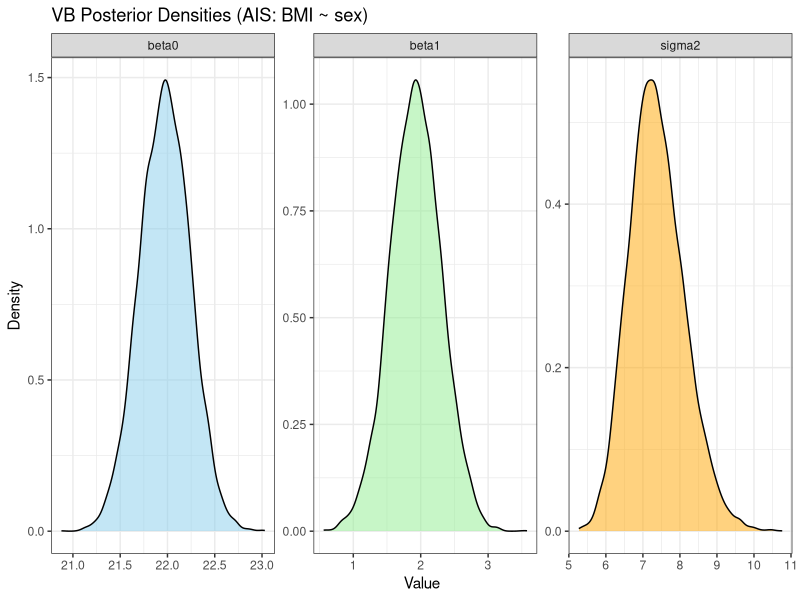

This figure's R source:
rm(list=ls())

# Libraries
library(sn)       # AIS dataset
library(MASS)     # mvrnorm
library(ggplot2)
library(dplyr)

# Prepare data
data(ais)
ais$sex_num <- ifelse(ais$sex == "male", 1, 0) # 0=female, 1=male

y <- as.matrix(ais$BMI)          # N x 1
N <- nrow(y)
X <- as.matrix(cbind(1, ais$sex_num))  # intercept + sex
d <- ncol(X)

# Prior parameters
tau2 <- 100
a0 <- 0.1
b0 <- 0.1

# Initialize variational parameters
mu <- matrix(0, nrow=d, ncol=1)         # d x 1
Lambda <- diag(1/tau2, d)               # d x d (precision)
a_tilde <- a0 + N/2
b_tilde <- b0 + 0.5 * sum((y - X %*% mu)^2)

# CAVI updates
max_iter <- 1000
tol <- 1e-6

for(iter in 1:max_iter){
  
  # Ensure scalar
  scal <- as.numeric(a_tilde / b_tilde)
  
  # Update q(beta)
  Lambda_new <- scal * t(X) %*% X + diag(1/tau2, d)
  mu_new <- solve(Lambda_new) %*% (scal * t(X) %*% y)
  
  # Update q(sigma^2)
  quad <- t(y - X %*% mu_new) %*% (y - X %*% mu_new)    # 1x1 matrix
  trace_term <- sum(diag(X %*% solve(Lambda_new) %*% t(X)))
  b_tilde_new <- b0 + 0.5 * (as.numeric(quad) + trace_term)
  
  # Convergence check
  if(max(abs(mu - mu_new)) < tol && max(abs(diag(Lambda - Lambda_new))) < tol && abs(b_tilde - b_tilde_new) < tol){
    mu <- mu_new
    Lambda <- Lambda_new
    b_tilde <- b_tilde_new
    break
  }
  
  # Update
  mu <- mu_new
  Lambda <- Lambda_new
  b_tilde <- b_tilde_new
}

# Posterior covariance of beta
Sigma_beta <- solve(Lambda)   # covariance matrix
sd_beta <- sqrt(diag(Sigma_beta))

# Posterior mean and variance for sigma^2 (if defined)
mean_sigma2 <- if(a_tilde > 1) b_tilde / (a_tilde - 1) else NA
var_sigma2  <- if(a_tilde > 2) (b_tilde^2) / ((a_tilde - 1)^2 * (a_tilde - 2)) else NA

# Print results
cat("Variational posterior of beta (Normal):\n")
cat("Mean (mu):\n"); print(as.vector(mu))
cat("\nCovariance (Sigma_beta):\n"); print(Sigma_beta)
cat("\nStandard deviations (sd_beta):\n"); print(sd_beta)

cat("\nVariational posterior of sigma^2 (Inverse-Gamma):\n")
cat("a_tilde =", a_tilde, "\n")
cat("b_tilde =", b_tilde, "\n")
cat("E[sigma^2] =", mean_sigma2, "\n")
cat("Var[sigma^2] =", var_sigma2, "\n")



# Posterior samples of betas and sigma2
nsamp <- 10000
beta_samples <- mvrnorm(nsamp, mu = as.vector(mu), Sigma = Sigma_beta)
# sample sigma^2 from inverse-gamma via 1 / Gamma(shape=a_tilde, rate=b_tilde)
sigma2_samples <- 1 / rgamma(nsamp, shape = a_tilde, rate = b_tilde)

# Prepare long dataframe for ggplot (beta0, beta1, sigma2)
df <- data.frame(
  value = c(beta_samples[,1], beta_samples[,2], sigma2_samples),
  parameter = rep(c("beta0", "beta1", "sigma2"), each = nsamp)
)

# Faceted density plot with separate fills
p_facet <- ggplot(df, aes(x = value, fill = parameter)) +
  geom_density(alpha = 0.5) +
  facet_wrap(~parameter, scales = "free") +
  scale_fill_manual(values = c("skyblue", "lightgreen", "orange")) +
  labs(title = "VB Posterior Densities (AIS: BMI ~ sex)",
       x = "Value", y = "Density") +
  theme_bw() +
  theme(legend.position = "none")

print(p_facet)

 
